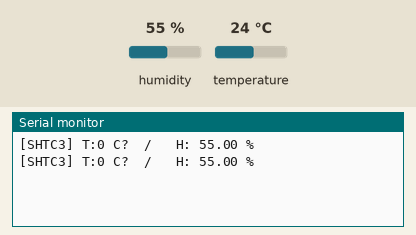
Simulated run of this sketch. Board: Arduino Uno, built for the host (arithmetic inside an expression is 32-bit, double 64-bit). Shown: the last lines printed to the serial monitor. The inputs (shaded band) are chosen by the test bench; at power-on: humidity 55 %, temperature 24 °C.

Above: at 2.8 s.
2.9 s: humidity set to 22 %
At 5.2 s:
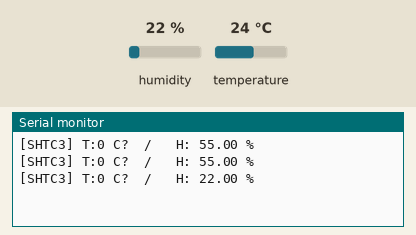
5.6 s: humidity set to 40 %
At 7.2 s:
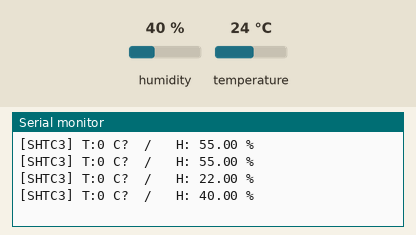
Timing chart, 0 to 8.7 s (numbered marks = the images above; inputs shaded):
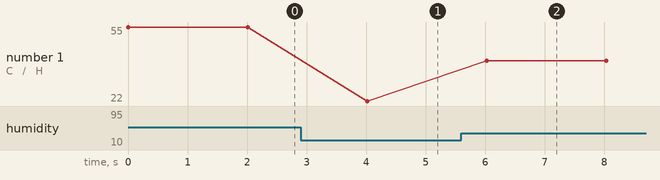

Measured:
- after the input at 2.9 s, the serial monitor: prints a new line after 1.1 s (image 1)
- after the input at 5.6 s, the serial monitor: prints a new line after 0.43 s (image 2)
- plotted number 1: 55 → 22 after the input at 2.9 s, 22 → 40 after the input at 5.6 s

The sketch:

Arduino_SHTC3.ino
```cpp
#include <Arduino.h>
#include "SHTC3.h"

SHTC3 s(Wire);

void setup() {
  Serial.begin(9600);
  Wire.begin();
}

void loop() {
  s.begin(true);
  s.sample();
  Serial.print(F("[SHTC3] T:"));
  Serial.print(s.readTempC());
  Serial.print(F(" C?  /   H: "));
  Serial.print(s.readHumidity());
  Serial.println(F(" %"));
  delay(2000);
}
```
